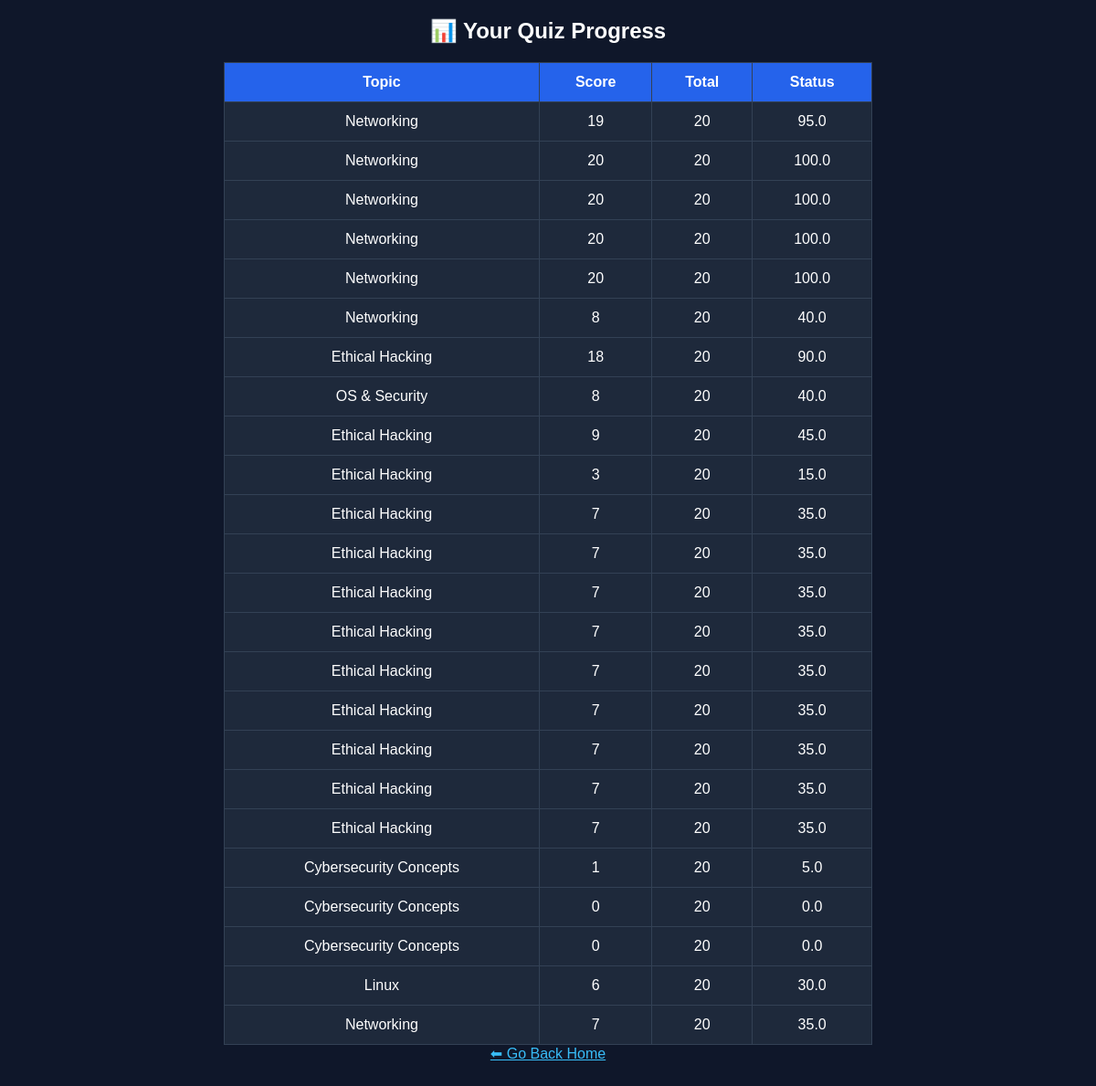
The page /assessment/progress on the database its author committed.
### tables this page shows
CREATE TABLE results (
    id INTEGER PRIMARY KEY AUTOINCREMENT,
    topic TEXT,
    score INTEGER,
    total INTEGER,
    status TEXT
, percentage REAL);

### assessment/routes.py (the view)
@assessment_bp.route("/progress")
def progress():
    conn = sqlite3.connect("assessment/cryptora.db")
    cur = conn.cursor()
    cur.execute("SELECT topic, score, total, percentage, status FROM results")
    rows = cur.fetchall()
    conn.close()
    return render_template("assessment/progress.html", results=rows)

### templates/assessment/progress.html (shortened to what this page needs)
<!DOCTYPE html>
<html>
<head>
</head>
<body>
<h2>📊 Your Quiz Progress</h2>
<table>
    <tr>
        <th>Topic</th>
        <th>Score</th>
        <th>Total</th>
        <th>Status</th>
    </tr>
    {% for row in results %}
    <tr>
        <td>{{ row[0] }}</td>
        <td>{{ row[1] }}</td>
        <td>{{ row[2] }}</td>
        <td>{{ row[3] }}</td>
    </tr>
    {% endfor %}
</table>
<a href="/dashboard">⬅ Go Back Home</a>
<br><br>
</body>
</html>

### templates/assessment/progress.html (style rules this page uses)
body { font-family: Arial; background-color: #0f172a; color: white; text-align: center; }
table { margin: auto; border-collapse: collapse; width: 60%; background-color: #1e293b; }
th, td { padding: 12px; border: 1px solid #334155; }
th { background-color: #2563eb; }
a { color: #38bdf8; }

### rows shown on the page
results: topic "Networking", score "19", total "20", percentage "95.0"
results: topic "Networking", score "20", total "20", percentage "100.0"
results: topic "Networking", score "20", total "20", percentage "100.0"
results: topic "Networking", score "20", total "20", percentage "100.0"
results: topic "Networking", score "20", total "20", percentage "100.0"
results: topic "Networking", score "8", total "20", percentage "40.0"
results: topic "Ethical Hacking", score "18", total "20", percentage "90.0"
results: topic "OS & Security", score "8", total "20", percentage "40.0"
results: topic "Ethical Hacking", score "9", total "20", percentage "45.0"
results: topic "Ethical Hacking", score "3", total "20", percentage "15.0"
results: topic "Ethical Hacking", score "7", total "20", percentage "35.0"
results: topic "Ethical Hacking", score "7", total "20", percentage "35.0"
results: topic "Ethical Hacking", score "7", total "20", percentage "35.0"
results: topic "Ethical Hacking", score "7", total "20", percentage "35.0"
results: topic "Ethical Hacking", score "7", total "20", percentage "35.0"
results: topic "Ethical Hacking", score "7", total "20", percentage "35.0"
results: topic "Ethical Hacking", score "7", total "20", percentage "35.0"
results: topic "Ethical Hacking", score "7", total "20", percentage "35.0"
results: topic "Ethical Hacking", score "7", total "20", percentage "35.0"
results: topic "Cybersecurity Concepts", score "1", total "20", percentage "5.0"
results: topic "Cybersecurity Concepts", score "0", total "20", percentage "0.0"
results: topic "Cybersecurity Concepts", score "0", total "20", percentage "0.0"
results: topic "Linux", score "6", total "20", percentage "30.0"
results: topic "Networking", score "7", total "20", percentage "35.0"
